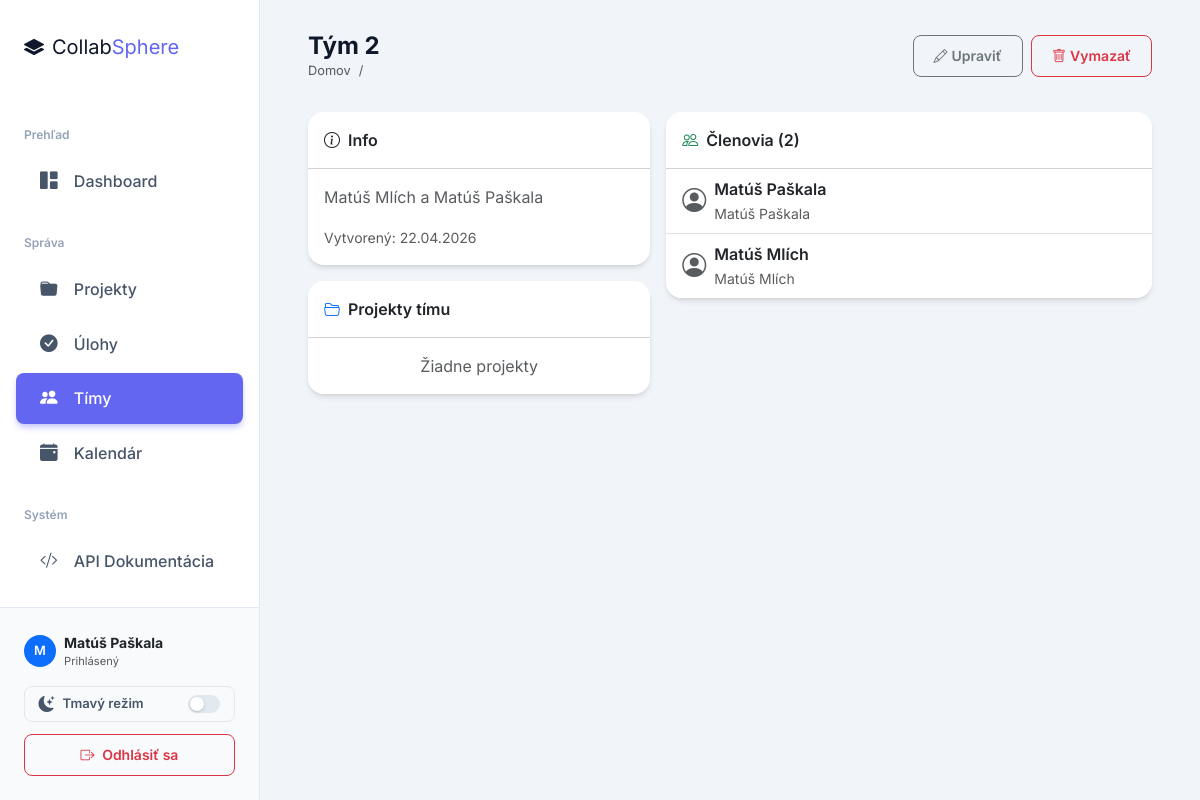
/teams/2/ (signed in), run on an earlier commit of the app's database.
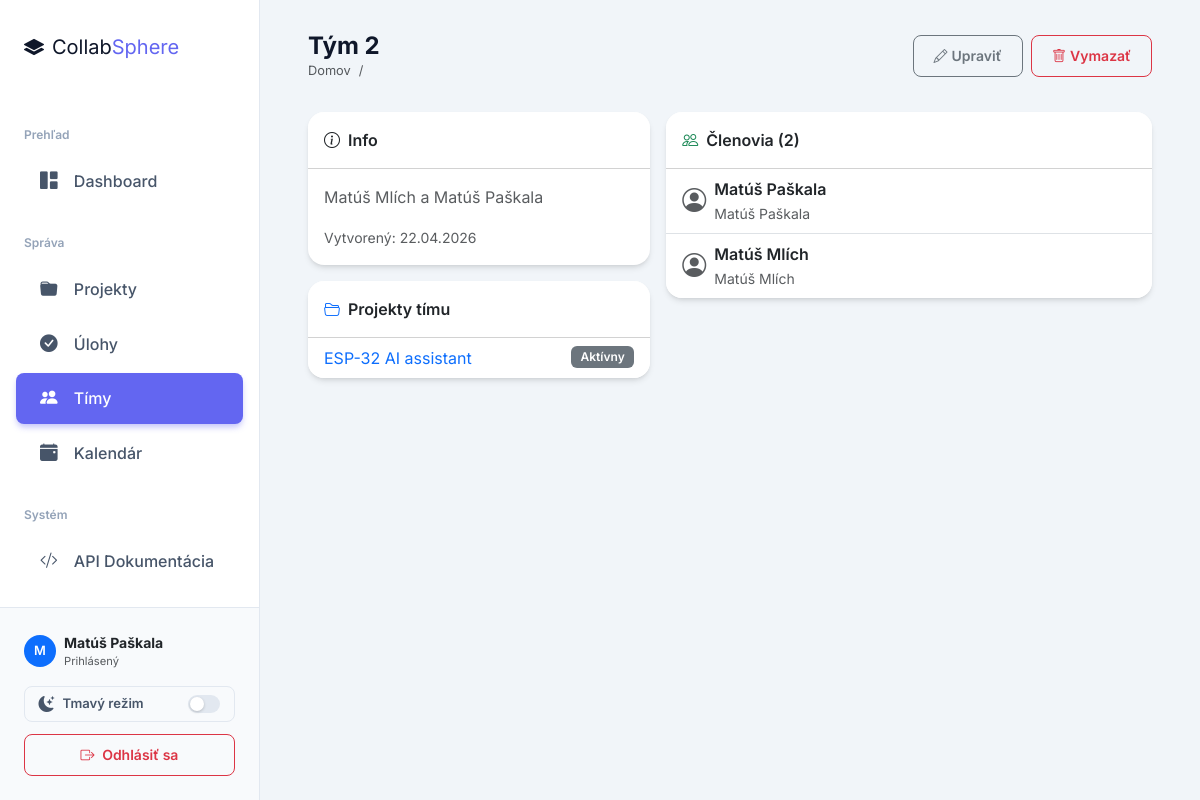
And on a later commit of the database.
### projects/models.py (models this page shows, shortened)
class Project(models.Model):
    STATUS_CHOICES = [
        ('planning', 'Plánovanie'),
        ('active', 'Aktívny'),
        ('on_hold', 'Pozastavený'),
        ('completed', 'Dokončený'),
        ('cancelled', 'Zrušený'),
    ]
    name = models.CharField(max_length=200, verbose_name='Názov')
    description = models.TextField(blank=True, verbose_name='Popis')
    created_at = models.DateTimeField(auto_now_add=True, verbose_name='Dátum vytvorenia')
    deadline = models.DateField(null=True, blank=True, verbose_name='Termín odovzdania')
    status = models.CharField(max_length=20, choices=STATUS_CHOICES, default='planning', verbose_name='Stav')
    team = models.ForeignKey(Team, on_delete=models.SET_NULL, null=True, blank=True,
                             related_name='projects', verbose_name='Tím')
    members = models.ManyToManyField(User, through='Membership', related_name='projects', verbose_name='Členovia')
    class Meta:
        verbose_name = 'Projekt'
        verbose_name_plural = 'Projekty'
        ordering = ['-created_at']

### projects/views.py (the view)
# urls.py: path('teams/<int:pk>/', views.team_detail, name='team_detail'),
@login_required
def team_detail(request, pk):
    team = get_object_or_404(Team, pk=pk)
    is_manager = request.user.groups.filter(name='manager').exists()
    return render(request, 'teams/team_detail.html', {'team': team, 'is_manager': is_manager})

### templates/teams/team_detail.html (shortened to what this page needs)
{% extends "base.html" %}
{% block page_title %}{{ team.name }}{% endblock %}
{% block topbar_actions %}
{% if is_manager %}
<a href="{% url 'team_edit' team.pk %}" class="btn btn-sm btn-outline-secondary me-1"><i class="bi bi-pencil me-1"></i>Upraviť</a>
<a href="{% url 'team_delete' team.pk %}" class="btn btn-sm btn-outline-danger"><i class="bi bi-trash me-1"></i>Vymazať</a>
{% endif %}
{% endblock %}
{% block content %}
<div class="row g-3">
  <div class="col-md-5">
    <div class="card">
      <div class="card-header bg-white py-3 fw-semibold"><i class="bi bi-info-circle me-2"></i>Info</div>
      <div class="card-body">
        <p class="text-muted">{{ team.description|default:"Bez popisu" }}</p>
        <small class="text-muted">Vytvorený: {{ team.created_at|date:"d.m.Y" }}</small>
      </div>
    </div>
    <div class="card mt-3">
      <div class="card-header bg-white py-3 fw-semibold"><i class="bi bi-folder2-open me-2 text-primary"></i>Projekty tímu</div>
      <div class="card-body p-0">
        <ul class="list-group list-group-flush">
          {% for p in team.projects.all %}
          <li class="list-group-item">
            <a href="{% url 'project_detail' p.pk %}" class="text-decoration-none">{{ p.name }}</a>
            <span class="badge bg-secondary float-end">{{ p.get_status_display }}</span>
          </li>
          {% empty %}
          <li class="list-group-item text-muted text-center py-3">Žiadne projekty</li>
          {% endfor %}
        </ul>
      </div>
    </div>
  </div>
  <div class="col-md-7">
    <div class="card">
      <div class="card-header bg-white py-3 fw-semibold"><i class="bi bi-people me-2 text-success"></i>Členovia ({{ team.members.count }})</div>
      <div class="card-body p-0">
        <ul class="list-group list-group-flush">
          {% for member in team.members.all %}
          <li class="list-group-item d-flex align-items-center gap-2 py-2">
            <i class="bi bi-person-circle fs-4 text-muted"></i>
            <div>
              <div class="fw-semibold">{{ member.get_full_name|default:member.username }}</div>
              <small class="text-muted">{{ member.get_full_name|default:member.email|default:"—" }}</small>
            </div>
          </li>
          {% empty %}
          <li class="list-group-item text-muted text-center py-3">Žiadni členovia</li>
          {% endfor %}
        </ul>
      </div>
    </div>
  </div>
</div>
{% endblock %}

### templates/base.html (shortened to what this page needs)
{% load static %}
<!DOCTYPE html>
<html lang="sk">
<head>
    <link rel="stylesheet" href="https://cdnjs.cloudflare.com/ajax/libs/bootstrap/5.3.3/css/bootstrap.min.css">
    <link rel="stylesheet" href="https://cdnjs.cloudflare.com/ajax/libs/bootstrap-icons/1.11.3/font/bootstrap-icons.min.css">
    <link rel="stylesheet" href="{% static 'css/modern.css' %}">
    <link rel="stylesheet" href="{% static 'css/dark.css' %}">
</head>
<body>
<nav class="sidebar" id="sidebar">
    <div class="sidebar-brand">
        <i class="bi bi-layers-fill me-2"></i>Collab<span>Sphere</span>
    </div>
    <div class="pt-2">
        <div class="nav-section">Prehľad</div>
        <a href="{% url 'dashboard' %}" class="nav-link {% if request.resolver_match.url_name == 'dashboard' %}active{% endif %}">
            <i class="bi bi-grid-1x2-fill"></i> Dashboard
        </a>
        <div class="nav-section">Správa</div>
        <a href="{% url 'project_list' %}" class="nav-link {% if 'project' in request.resolver_match.url_name %}active{% endif %}">
            <i class="bi bi-folder-fill"></i> Projekty
        </a>
        <a href="{% url 'task_list' %}" class="nav-link {% if 'task' in request.resolver_match.url_name %}active{% endif %}">
            <i class="bi bi-check-circle-fill"></i> Úlohy
        </a>
        <a href="{% url 'team_list' %}" class="nav-link {% if 'team' in request.resolver_match.url_name %}active{% endif %}">
            <i class="bi bi-people-fill"></i> Tímy
        </a>
        <a href="{% url 'calendar' %}" class="nav-link {% if request.resolver_match.url_name == 'calendar' %}active{% endif %}">
            <i class="bi bi-calendar-event-fill"></i> Kalendár
        </a>
        <div class="nav-section">Systém</div>
        <a href="/api/tasks/" class="nav-link" target="_blank">
            <i class="bi bi-code-slash"></i> API Dokumentácia
        </a>
    </div>
    <div class="sidebar-footer">
        <div class="d-flex align-items-center mb-3">
            <div class="avatar-sm bg-primary text-white rounded-circle d-flex align-items-center justify-content-center me-2" style="width: 32px; height: 32px; font-weight: 600; font-size: 0.8rem;">
                {{ request.user.username|slice:":1"|upper }}
            </div>
            <div class="overflow-hidden">
                <div class="text-dark fw-bold text-truncate small">{{ request.user.get_full_name|default:request.user.username }}</div>
                <div class="text-muted extra-small" style="font-size: 0.7rem;">Prihlásený</div>
            </div>
        </div>
        <button class="theme-toggle-btn" id="themeToggle" title="Prepnúť tému" aria-label="Prepnúť tmavý/svetlý režim">
            <i class="bi bi-moon-stars-fill ttb-icon" id="themeIcon"></i>
            <span class="ttb-label" id="themeLabel">Tmavý režim</span>
            <span class="toggle-track">
                <span class="toggle-thumb"></span>
            </span>
        </button>
        <a href="{% url 'logout' %}" class="btn btn-sm btn-outline-danger w-100">
            <i class="bi bi-box-arrow-right me-1"></i> Odhlásiť sa
        </a>
    </div>
</nav>
<div class="main-content">
    <div class="topbar d-flex align-items-center justify-content-between">
        <div>
            <h6 class="mb-0">{% block page_title %}{% endblock %}</h6>
            <nav aria-label="breadcrumb">
                <ol class="breadcrumb mb-0" style="font-size: 0.8rem;">
                    <li class="breadcrumb-item"><a href="{% url 'dashboard' %}" class="text-decoration-none text-muted">Domov</a></li>
                    <li class="breadcrumb-item active" aria-current="page">{% block breadcrumb %}{% endblock %}</li>
                </ol>
            </nav>
        </div>
        <div class="topbar-actions">
            {% block topbar_actions %}{% endblock %}
        </div>
    </div>
    <div class="content-wrapper">
        {% block content %}{% endblock %}
    </div>
</div>
</body>
</html>

What changed in the data, as far as the page shows it:
now on this page (row edited): Project: name "ESP-32 AI assistant", status "Aktívny"
Also different on the page:
text no longer shown: "Žiadne projekty"
